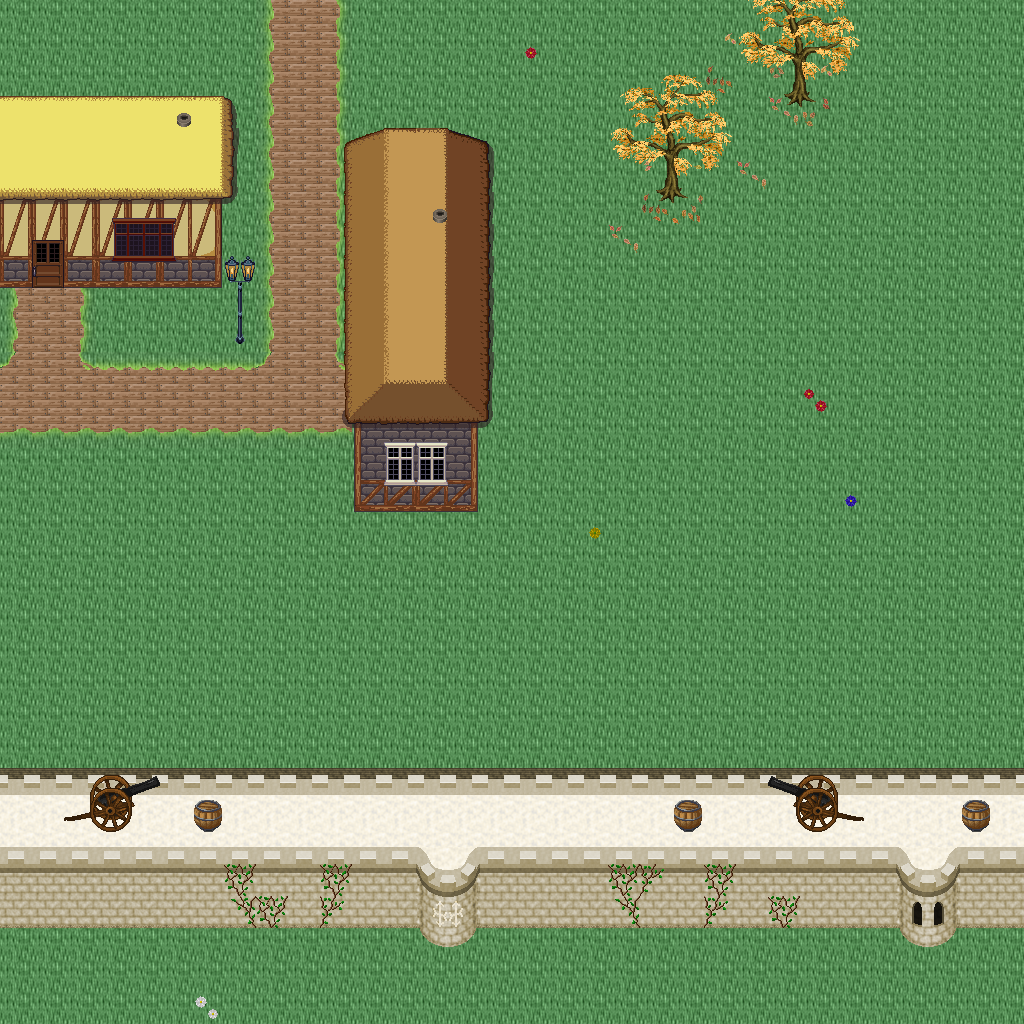

A level layout from a 2D game, rendered from its tile map. Below: a short description, then the map file with tile-grid data replaced by summaries:
An orthogonal 32x32 tile map with 32x32 px tiles, 5 tile layers (Ground, Objects, Objects2, Above, ...), 1 hidden layer not drawn, 45 tilesets.

<map version="1.10" tiledversion="1.11.0" orientation="orthogonal" renderorder="right-down" width="32" height="32" tilewidth="32" tileheight="32" infinite="0" nextlayerid="11" nextobjectid="1">
 <tileset firstgid="1" name="logic_collision" tilewidth="32" tileheight="32" tilecount="1" columns="1">
  <image source="../drawable/logic_collision.png" width="32" height="32" />
 </tileset>
 <tileset firstgid="2" name="ground_ground" tilewidth="32" tileheight="32" tilecount="33" columns="3">
  <image source="../drawable/ground_ground.png" width="96" height="352" />
 </tileset>
 <tileset firstgid="35" name="building_castle" tilewidth="32" tileheight="32" tilecount="320" columns="20">
  <image source="../drawable/building_castle.png" width="640" height="512" />
 </tileset>
 <tileset firstgid="355" name="item_weapon_cannon" tilewidth="32" tileheight="32" tilecount="12" columns="3">
  <image source="../drawable/item_weapon_cannon.png" width="96" height="128" />
 </tileset>
 <tileset firstgid="367" name="item_pot_barrels_1" tilewidth="32" tileheight="32" tilecount="8" columns="4">
  <image source="../drawable/item_pot_barrels_1.png" width="128" height="64" />
 </tileset>
 <tileset firstgid="375" name="ground_grass_edges" tilewidth="32" tileheight="32" tilecount="36" columns="12">
  <image source="../drawable/ground_grass_edges.png" width="384" height="96" />
 </tileset>
 <tileset firstgid="411" name="ground_grass_corners" tilewidth="32" tileheight="32" tilecount="24" columns="6">
  <image source="../drawable/ground_grass_corners.png" width="192" height="128" />
 </tileset>
 <tileset firstgid="435" name="plant_vine" tilewidth="32" tileheight="32" tilecount="3" columns="1">
  <image source="../drawable/plant_vine.png" width="32" height="96" />
 </tileset>
 <tileset firstgid="438" name="ground_water_pool" tilewidth="32" tileheight="32" tilecount="72" columns="3">
  <image source="../drawable/ground_water_pool.png" width="96" height="768" />
 </tileset>
 <tileset firstgid="510" name="ground_earth_edges" tilewidth="32" tileheight="32" tilecount="18" columns="6">
  <image source="../drawable/ground_earth_edges.png" width="192" height="96" />
 </tileset>
 <tileset firstgid="528" name="building_decoration_chimney" tilewidth="32" tileheight="32" tilecount="2" columns="1">
  <image source="../drawable/building_decoration_chimney.png" width="32" height="64" />
 </tileset>
 <tileset firstgid="530" name="building_decoration_chimney_big" tilewidth="32" tileheight="32" tilecount="2" columns="1">
  <image source="../drawable/building_decoration_chimney_big.png" width="32" height="64" />
 </tileset>
 <tileset firstgid="532" name="plant_tree_fall_trees" tilewidth="32" tileheight="32" tilecount="40" columns="8">
  <image source="../drawable/plant_tree_fall_trees.png" width="256" height="160" />
 </tileset>
 <tileset firstgid="572" name="plant_tree_chestnut_tree" tilewidth="32" tileheight="32" tilecount="20" columns="4">
  <image source="../drawable/plant_tree_chestnut_tree.png" width="128" height="160" />
 </tileset>
 <tileset firstgid="592" name="plant_bush_hedge" tilewidth="32" tileheight="32" tilecount="35" columns="5">
  <image source="../drawable/plant_bush_hedge.png" width="160" height="224" />
 </tileset>
 <tileset firstgid="627" name="item_statue_gazingball_statue" tilewidth="32" tileheight="32" tilecount="12" columns="3">
  <image source="../drawable/item_statue_gazingball_statue.png" width="96" height="128" />
 </tileset>
 <tileset firstgid="639" name="plant_flower_red_blue_clusters" tilewidth="32" tileheight="32" tilecount="4" columns="1">
  <image source="../drawable/plant_flower_red_blue_clusters.png" width="32" height="128" />
 </tileset>
 <tileset firstgid="643" name="ground_cobbled_paving" tilewidth="32" tileheight="32" tilecount="1" columns="1">
  <image source="../drawable/ground_cobbled_paving.png" width="32" height="32" />
 </tileset>
 <tileset firstgid="644" name="furniture_light_lamp_blue" tilewidth="32" tileheight="32" tilecount="3" columns="1">
  <image source="../drawable/furniture_light_lamp_blue.png" width="32" height="96" />
 </tileset>
 <tileset firstgid="647" name="light_dim_light_7x5" tilewidth="32" tileheight="32" tilecount="35" columns="7">
  <image source="../drawable/light_dim_light_7x5.png" width="224" height="160" />
 </tileset>
 <tileset firstgid="682" name="light_light_5x5" tilewidth="32" tileheight="32" tilecount="25" columns="5">
  <image source="../drawable/light_light_5x5.png" width="160" height="160" />
 </tileset>
 <tileset firstgid="707" name="plant_leaves" tilewidth="32" tileheight="32" tilecount="8" columns="4">
  <image source="../drawable/plant_leaves.png" width="128" height="64" />
 </tileset>
 <tileset firstgid="715" name="plant_flower_flowers_mixed" tilewidth="32" tileheight="32" tilecount="16" columns="4">
  <image source="../drawable/plant_flower_flowers_mixed.png" width="128" height="128" />
 </tileset>
 <tileset firstgid="731" name="plant_bush_large_green" tilewidth="32" tileheight="32" tilecount="9" columns="3">
  <image source="../drawable/plant_bush_large_green.png" width="96" height="96" />
 </tileset>
 <tileset firstgid="740" name="plant_bush_hosta" tilewidth="32" tileheight="32" tilecount="9" columns="3">
  <image source="../drawable/plant_bush_hosta.png" width="96" height="96" />
 </tileset>
 <tileset firstgid="749" name="item_statue_fairypool" tilewidth="32" tileheight="32" tilecount="16" columns="2">
  <image source="../drawable/item_statue_fairypool.png" width="64" height="256" />
 </tileset>
 <tileset firstgid="765" name="item_statue_grey_stone" tilewidth="32" tileheight="32" tilecount="4" columns="2">
  <image source="../drawable/item_statue_grey_stone.png" width="64" height="64" />
 </tileset>
 <tileset firstgid="769" name="item_statue_plants_potted_stone" tilewidth="32" tileheight="32" tilecount="6" columns="3">
  <image source="../drawable/item_statue_plants_potted_stone.png" width="96" height="64" />
 </tileset>
 <tileset firstgid="775" name="plant_flower_daisy_blue" tilewidth="32" tileheight="32" tilecount="8" columns="2">
  <image source="../drawable/plant_flower_daisy_blue.png" width="64" height="128" />
 </tileset>
 <tileset firstgid="783" name="plant_flower_daisy_red" tilewidth="32" tileheight="32" tilecount="8" columns="2">
  <image source="../drawable/plant_flower_daisy_red.png" width="64" height="128" />
 </tileset>
 <tileset firstgid="791" name="plant_flower_daisy_white" tilewidth="32" tileheight="32" tilecount="8" columns="2">
  <image source="../drawable/plant_flower_daisy_white.png" width="64" height="128" />
 </tileset>
 <tileset firstgid="799" name="plant_flower_daisy_yellow" tilewidth="32" tileheight="32" tilecount="8" columns="2">
  <image source="../drawable/plant_flower_daisy_yellow.png" width="64" height="128" />
 </tileset>
 <tileset firstgid="807" name="furniture_chair_bench_white" tilewidth="32" tileheight="32" tilecount="8" columns="2">
  <image source="../drawable/furniture_chair_bench_white.png" width="64" height="128" />
 </tileset>
 <tileset firstgid="815" name="plant_bush_bricked_bushes" tilewidth="32" tileheight="32" tilecount="6" columns="2">
  <image source="../drawable/plant_bush_bricked_bushes.png" width="64" height="96" />
 </tileset>
 <tileset firstgid="821" name="plant_stump_small_stump" tilewidth="32" tileheight="32" tilecount="4" columns="2">
  <image source="../drawable/plant_stump_small_stump.png" width="64" height="64" />
 </tileset>
 <tileset firstgid="825" name="item_firewood" tilewidth="32" tileheight="32" tilecount="12" columns="3">
  <image source="../drawable/item_firewood.png" width="96" height="128" />
 </tileset>
 <tileset firstgid="837" name="item_campfires" tilewidth="32" tileheight="32" tilecount="2" columns="2">
  <image source="../drawable/item_campfires.png" width="64" height="32" />
 </tileset>
 <tileset firstgid="839" name="building_wall_int_sandstone" tilewidth="32" tileheight="32" tilecount="15" columns="3">
  <image source="../drawable/building_wall_int_sandstone.png" width="96" height="160" />
 </tileset>
 <tileset firstgid="854" name="logic_creature_rodent" tilewidth="32" tileheight="32" tilecount="8" columns="8">
  <image source="../drawable/logic_creature_rodent.png" width="256" height="32" />
 </tileset>
 <tileset firstgid="862" name="ground_ground_3" tilewidth="32" tileheight="32" tilecount="5" columns="5">
  <image source="../drawable/ground_ground_3.png" width="160" height="32" />
 </tileset>
 <tileset firstgid="867" name="building_cottage" tilewidth="32" tileheight="32" tilecount="256" columns="16">
  <image source="../drawable/building_cottage.png" width="512" height="512" />
 </tileset>
 <tileset firstgid="1123" name="building_roof_thatched_roof" tilewidth="32" tileheight="32" tilecount="256" columns="16">
  <image source="../drawable/building_roof_thatched_roof.png" width="512" height="512" />
 </tileset>
 <tileset firstgid="1379" name="building_door_doors" tilewidth="32" tileheight="32" tilecount="256" columns="16">
  <image source="../drawable/building_door_doors.png" width="512" height="512" />
 </tileset>
 <tileset firstgid="1635" name="building_window_windows" tilewidth="32" tileheight="32" tilecount="256" columns="16">
  <image source="../drawable/building_window_windows.png" width="512" height="512" />
 </tileset>
 <tileset firstgid="1891" name="logic_portal" tilewidth="32" tileheight="32" tilecount="24" columns="8">
  <image source="../drawable/logic_portal.png" width="256" height="96" />
 </tileset>
 <layer id="1" name="Ground" width="32" height="32">
  <data>[1024 cells, 1024 non-empty, 5 distinct tile ids]</data>
 </layer>
 <layer id="2" name="Objects" width="32" height="32">
  <data>[1024 cells, 175 non-empty, 44 distinct tile ids]</data>
 </layer>
 <layer id="3" name="Objects2" width="32" height="32">
  <data>[1024 cells, 45 non-empty, 36 distinct tile ids]</data>
 </layer>
 <layer id="4" name="Above" width="32" height="32">
  <data>[1024 cells, 122 non-empty, 54 distinct tile ids]</data>
 </layer>
 <layer id="5" name="Above2" width="32" height="32">
  <data>[1024 cells, 2 non-empty, 1 distinct tile ids]</data>
 </layer>
 <layer id="6" name="Walkable" width="32" height="32" visible="0">
  <data>[1024 cells, 232 non-empty, 1 distinct tile ids]</data>
 </layer>
 <objectgroup id="7" name="Mapevents" />
 <objectgroup id="8" name="Spawn" />
 <objectgroup id="9" name="Keys" />
 <objectgroup id="10" name="Replace" />
</map>
